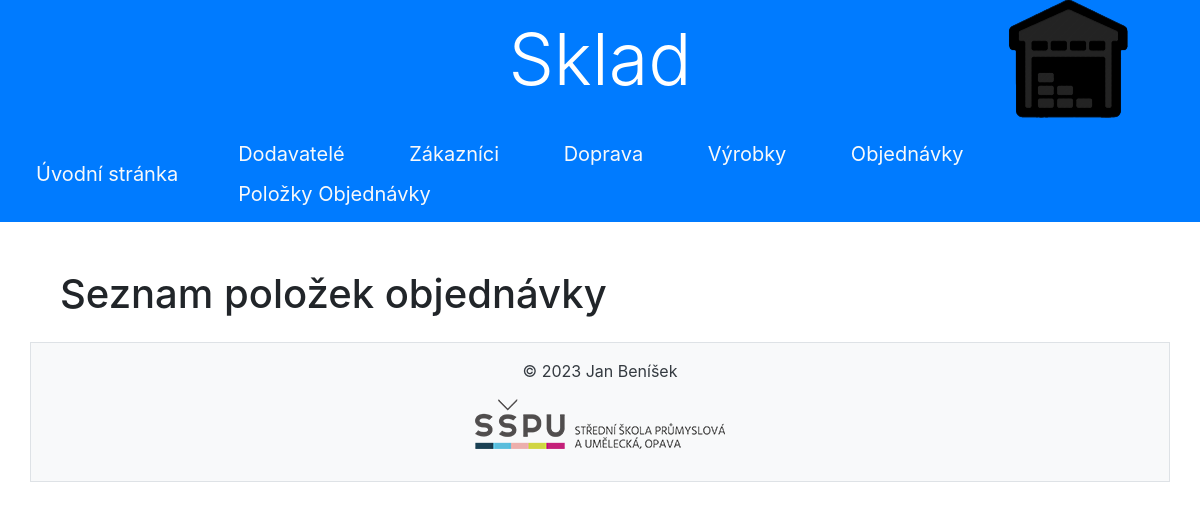
The page /polozky_objednavky on the database as committed earlier.
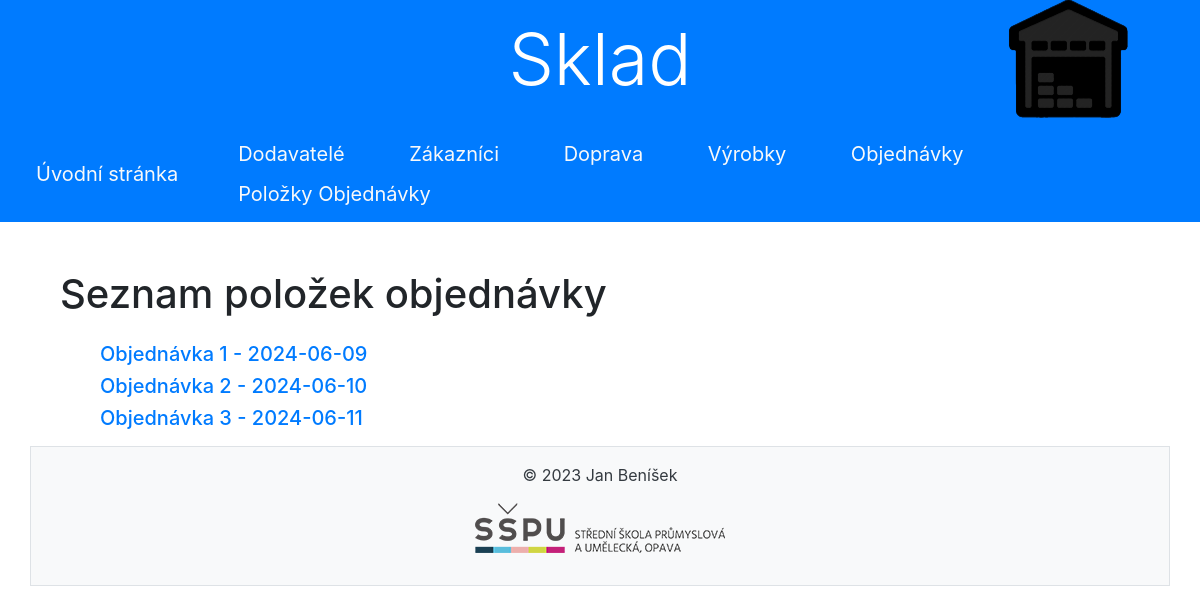
The same page on the database as committed later.
### sklad/models.py (models this page shows, shortened)
class PolozkyObjednavky(models.Model):
    objednavky_id_objednavky = models.ForeignKey('Objednavky',on_delete=models.CASCADE)
    zasoby_id_vyrobek = models.ForeignKey('Vyrobek',on_delete=models.CASCADE)
    class Meta:
        db_table = 'polozky_objednavky'
        unique_together = (('objednavky_id_objednavky', 'zasoby_id_vyrobek'),)
        verbose_name = 'Položka objednávky'
        verbose_name_plural = 'Položky objednávek'

class Objednavky(models.Model):
    datum_objednavky = models.DateField(verbose_name='Datum objednávky', help_text='Zadejte datum objednávky')
    cena_objednavky = models.IntegerField(verbose_name='Cena objednávky',
                                          help_text='Zadejte cenu objednávky')
    datum_dopravy = models.DateField(verbose_name='Datum dopravy', help_text='Zadejte datum dopravy')
    doprava_id_dopravce = models.ForeignKey(Doprava, on_delete=models.CASCADE)
    zakaznici_id_zakaznik = models.ForeignKey(Zakaznici, on_delete=models.CASCADE)
    class Meta:
        db_table = 'objednavky'
        ordering = ['datum_objednavky']
        verbose_name = 'Objednávka'
        verbose_name_plural = 'Objednávky'
    def __str__(self):
        return f"Objednávka {self.id} - {self.datum_objednavky}"

### sklad/views.py (the view)
# urls.py: path('polozky_objednavky', views.PolozkyObjednavkyListView.as_view(), name='polozky_objednavky_list'),
class PolozkyObjednavkyListView(ListView):
    model = PolozkyObjednavky
    template_name = 'polozky_objednavky/polozky_objednavky_list.html'
    context_object_name = 'polozky'

### sklad/templates/polozky_objednavky/polozky_objednavky_list.html
{% extends 'base.html' %}
{% block content %}
    <div class="container mt-5">
        <h1 class="mb-4">Seznam položek objednávky </h1>
        <ul>
            {% for polozka in polozky %}
            <h5> <a href="{% url 'sklad:polozky_objednavky_detail' polozka.pk %}">{{ polozka.objednavky_id_objednavky }}</a> </h5>
            {% endfor %}
        </ul>
    </div>
{% endblock %}

### sklad/templates/base.html (shortened to what this page needs)
<!DOCTYPE html>
<html lang="cs">
<head>
    {% load static %}
    <link rel="stylesheet" href="{% static 'bootstrap/bootstrap.min.css' %}">
    <link rel="stylesheet" href="{% static 'css/styles.css' %}">
</head>
<body>
     {% include 'page/header.html' %}
    {% include 'page/navbar.html' %}
    <main class="container">
    {% block content %}{% endblock %}
    </main>
     {% include 'page/footer.html' %}
</body>
</html>

### sklad/templates/page/header.html
{% load static %}
<header class="bg-primary p-3 text-center">
    <h1 class="display-3 text-white">Sklad</h1>
</header>

### sklad/templates/page/navbar.html (shortened to what this page needs)
{% load static %}
<nav class="navbar navbar-expand-sm navbar-dark bg-primary">
    <a class="navbar-brand navbar-marg text-light" href="../">Úvodní stránka <span class="sr-only">(current)</span></a>
    <div class="collapse navbar-collapse" id="collapsibleNavId">
        <ul class="navbar-nav mr-auto mt-2 mt-lg-0">
            <li class="nav-item ">
                    <a class="navbar-brand navbar-marg text-light" href="{% url 'sklad:dodavatele_list' %}">Dodavatelé</a>
                    <a class="navbar-brand navbar-marg text-light" href="{% url 'sklad:zakaznici_list' %}">Zákazníci</a>
                    <a class="navbar-brand navbar-marg text-light" href="{% url 'sklad:doprava_list' %}">Doprava</a>
                    <a class="navbar-brand navbar-marg text-light" href="{% url 'sklad:vyrobek_list' %}">Výrobky</a>
                    <a class="navbar-brand navbar-marg text-light" href="{% url 'sklad:objednavky_list' %}">Objednávky</a>
                    <a class="navbar-brand navbar-marg text-light" href="{% url 'sklad:polozky_objednavky_list' %}">Položky Objednávky</a>
            </li>
        </ul>
    </div>
</nav>

### sklad/templates/page/footer.html
{% load static %}
<footer class="container p-3 bg-light border">
    <p class="text-center text-dark">&copy; 2023 Jan Beníšek</p>
    <p class="text-center"><img src="{% static 'img/skola-logo.png' %}" alt="Logo školy"></p>
</footer>

### sklad/static/css/styles.css (style rules this page uses)
header { background-image: url('../img/storage-logo.png'); background-repeat: no-repeat; background-position: right 5% center; }
.navbar-marg { margin-right: 40px; margin-left: 20px; }

Rows that differ between the two databases and show on the page:
added PolozkyObjednavky: objednavky_id_objednavky "Objednávka 1 - 2024-06-09"
added PolozkyObjednavky: objednavky_id_objednavky "Objednávka 2 - 2024-06-10"
added PolozkyObjednavky: objednavky_id_objednavky "Objednávka 3 - 2024-06-11"
